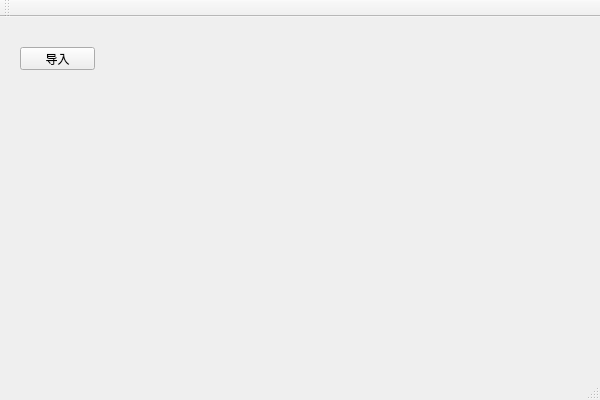
<?xml version="1.0" encoding="UTF-8"?>
<ui version="4.0">
 <class>ImportToolsClass</class>
 <widget class="QMainWindow" name="ImportToolsClass">
  <property name="geometry">
   <rect>
    <x>0</x>
    <y>0</y>
    <width>600</width>
    <height>400</height>
   </rect>
  </property>
  <property name="windowTitle">
   <string>ImportTools</string>
  </property>
  <widget class="QWidget" name="centralWidget">
   <widget class="QPushButton" name="pushButton">
    <property name="geometry">
     <rect>
      <x>20</x>
      <y>30</y>
      <width>75</width>
      <height>23</height>
     </rect>
    </property>
    <property name="text">
     <string>导入</string>
    </property>
   </widget>
  </widget>
  <widget class="QMenuBar" name="menuBar">
   <property name="geometry">
    <rect>
     <x>0</x>
     <y>0</y>
     <width>600</width>
     <height>23</height>
    </rect>
   </property>
  </widget>
  <widget class="QToolBar" name="mainToolBar">
   <attribute name="toolBarArea">
    <enum>TopToolBarArea</enum>
   </attribute>
   <attribute name="toolBarBreak">
    <bool>false</bool>
   </attribute>
  </widget>
  <widget class="QStatusBar" name="statusBar"/>
 </widget>
 <layoutdefault spacing="6" margin="11"/>
 <resources>
  <include location="ImportTools.qrc"/>
 </resources>
 <connections/>
</ui>
